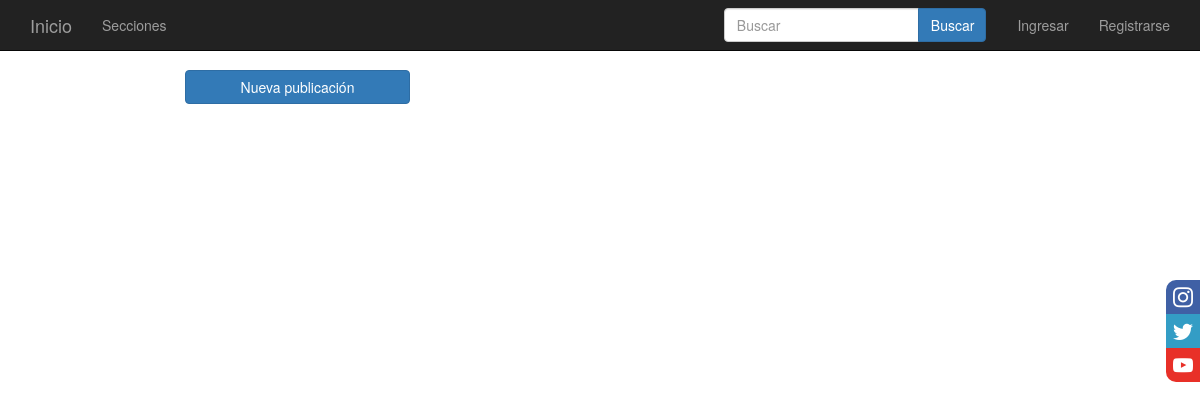
Page /post/ on the earlier database version.
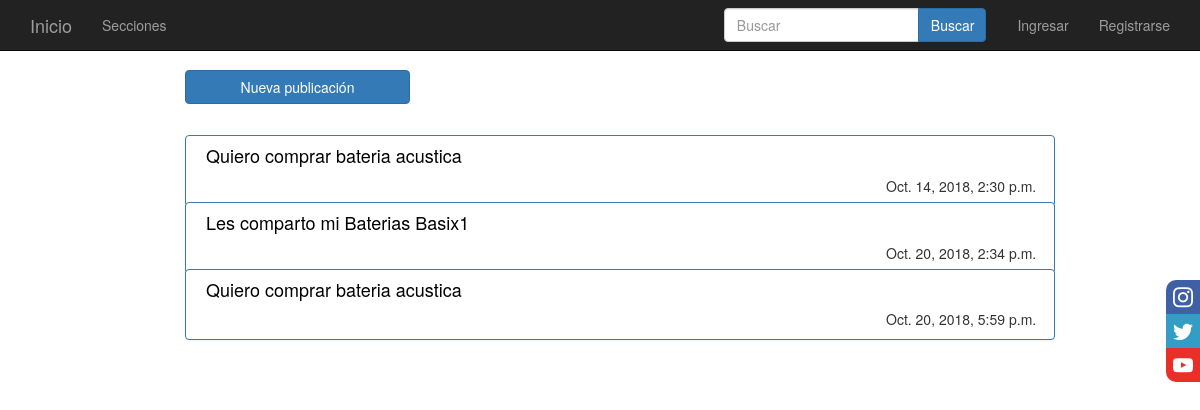
Same page on the later database version.
### blog/models.py (models this page shows, shortened)
class Post(models.Model):
    idseccion = models.TextField()
    title = models.CharField(max_length=200)
    text = models.TextField()
    created_date = models.DateTimeField(default=timezone.now)
    published_date = models.DateTimeField(blank=True, null=True)

### blog/views.py (the view)
# urls.py: url(r'^post/$', views.post_list, name='post_list'),
def post_list(request):
	posts = Post.objects.filter(published_date__lte=timezone.now()).order_by('published_date')
	return render(request, 'blog/post_list.html', {'posts': posts})

### blog/templates/blog/post_list.html (shortened to what this page needs)
{% extends 'blog/base.html' %}
	{% block content %}
		<form method="get" action="/post/new">
			<div class="post"  style="margin-top: 70px">
				<div class="col-md-3 col-md-offset-1" style="margin-left: 20px">
					<button class="btn btn-primary btn-block" name="nuevapubliacion" >Nueva publicación</button>
				</div>
			</div>
		</form>
		<br>
	    {% for post in posts %}
	    	{% if post.title %}
		        <div class="post" style="margin-top: 70px">
		        	<div class="col-md-12 col-md-offset-1" style="margin-left: -100px" >
						<div class="panel panel-primary" style="margin-top:-25px"  >
				           <h4 style="margin-left:20px" ><a href="{% url 'post_detail' pk=post.pk %}" >{{ post.title }}</a></h4>
				           <p style="margin-left: 700px">{{ post.published_date }}</p>
				        </div>
				    </div>
		        </div>
		    {% endif %}
	    {% endfor %}
	{% endblock %}

### blog/templates/blog/base.html (shortened to what this page needs)
{% load staticfiles %}
<html>
<head>
    <link rel="stylesheet" href="{% static 'css/blog.css' %}">
    <link rel="stylesheet" href="{% static 'css/main.css' %}">
    <link rel="stylesheet" href="{% static 'css/font.css' %}">
    <link rel="stylesheet" href="//maxcdn.bootstrapcdn.com/bootstrap/3.2.0/css/bootstrap.min.css">
</head>
<body id="page-top" class="index">
    <div class="social-bar">
        <a href="https://www.instagram.com/" class="icon icon-instagram" target="_blank"></a>
        <a href="https://www.twitter.com/" class="icon icon-twitter" target="_blank"></a>
        <a href="https://www.youtube.com/" class="icon icon-youtube" target="_blank"></a>
    </div>
    <nav class="navbar navbar-inverse navbar-fixed-top" role="navigation">
        <div class="container">
            <div class="collapse navbar-collapse" >
                <ul class="nav navbar-nav">
                    <li>
                        <a class="navbar-brand page-scroll" href="/post/portada/">Inicio</a>
                    </li>
                    <li>
                        <a href="/post/secciones">Secciones</a>
                    </li>
                </ul>
                <ul class="nav navbar-nav navbar-right">
                    <form id="busqueda" class="nav navbar-nav navbar-left navbar-form" >
                            <div class="input-group">
                                <input type="text" name="q" id="busqueda" class="form-control" placeholder="Buscar">
                                <span class="input-group-btn">
                                    <button id="busqueda" class="btn btn-primary btn-block" type="submit">Buscar</button>
                                </span>
                            </div>
                    </form>
                    {% if request.user.is_authenticated %}
                    <li>
                        <a href="/post/logout/">Cerrar Sesión</a>
                    </li>
                    {% else %}
                    <li>
                        <a href="/accounts/login/">Ingresar</a>
                    </li>
                    <li>
                        <a href="/post/registro/">Registrarse</a>
                    </li>
                    {% endif %}
                </ul>
            </div>
        </div>
</nav>
    <div class="container">
        {% block content %}
        {% endblock %}
</body>
</html>

### blog/static/css/blog.css (style rules this page uses)
body a { color: #000000; }
body div { margin-left: 120px; margin-top: 0px; }

### blog/static/css/main.css (style rules this page uses)
html { font-size: 20px; }
.social-bar { position: fixed; right: 0; top: 35%; font-size: 2rem; display: flex; flex-direction: column; }
.icon { color: white; text-decoration: none; padding: .7rem; display: flex; transition: all .5s; }
.icon-twitter { background: #339DC5; }
.icon-youtube { background: #E83028; }
.icon-instagram { background: #3F60A5; }
.icon:first-child { border-radius: 1rem 0 0 0; }
.icon:last-child { border-radius: 0 0 0 1rem; }

Differences in the rows shown:
added Post: title "Quiero comprar bateria acustica", published_date "Oct. 14, 2018, 2:30 p.m."
added Post: title "Les comparto mi Baterias Basix1", published_date "Oct. 20, 2018, 2:34 p.m."
added Post: title "Quiero comprar bateria acustica", published_date "Oct. 20, 2018, 5:59 p.m."
